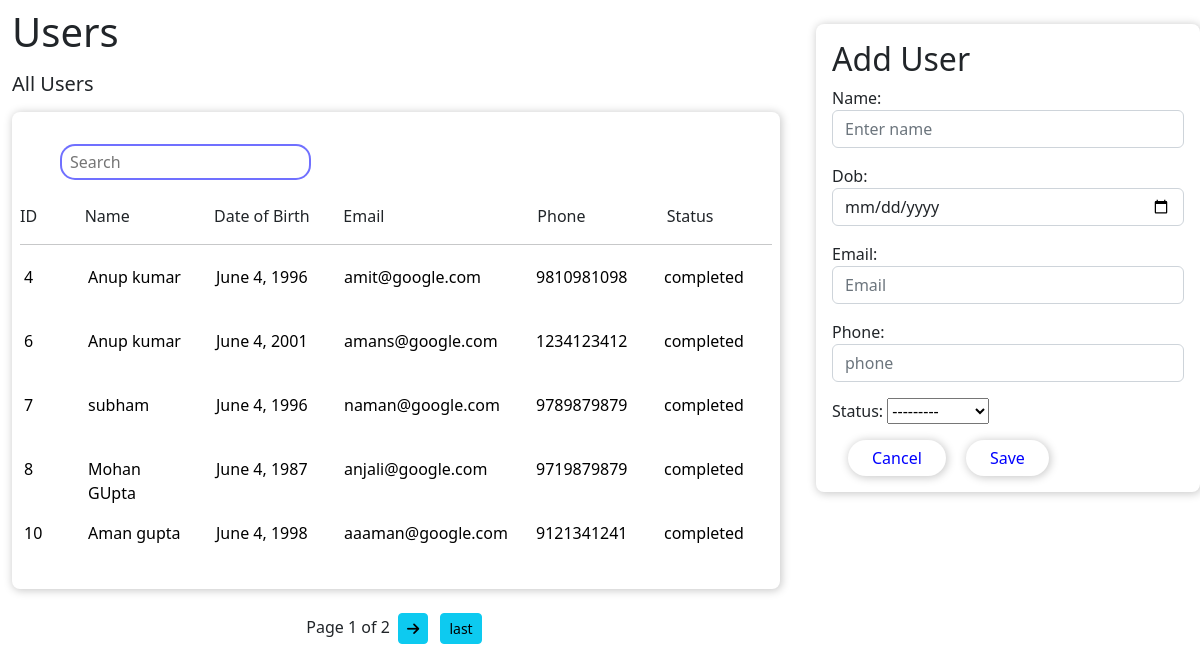
The page / on the database its author committed.
### emp/models.py (models this page shows, shortened)
class Employee(models.Model):
    name= models.CharField(max_length=250)
    dob = models.DateField()
    email = models.EmailField(max_length=150, unique=True)
    phone = models.PositiveIntegerField()
    status = models.CharField(choices=choices, max_length=10)

### emp/views.py (the view)
# urls.py: path('', views.CreateTask, name='home'),
def CreateTask(request):
    form =EmployeeForm()
    data = Employee.objects.all()
    paginator = Paginator(data, 5)
    page = request.GET.get('page')
    page_num = paginator.get_page(page)
    if request.method=='POST':
       form= EmployeeForm(request.POST)
       if form.is_valid():
         form.save()
         form= EmployeeForm()
    context={'form':form,'data':page_num}
    return render(request, 'emp/home.html', context)

### emp/forms.py (shortened to what this page needs)
class EmployeeForm(forms.ModelForm):
    class Meta:
        model = Employee
        fields = '__all__'
        widgets={
            'name':forms.TextInput(attrs=({'class':'form-control','placeholder':"Enter name"})),
            'dob':forms.DateInput(attrs=({'class':'form-control', 'type':'date'})),
            'email':forms.EmailInput(attrs=({'class':'form-control','placeholder':"Email"})),
            'phone':forms.NumberInput(attrs=({'class':'form-control','placeholder':"phone"})),
        }

### templates/emp/home.html (shortened to what this page needs)
<!doctype html>
{% load static %}
<html lang="en">
<head>
  <link href="https://cdn.jsdelivr.net/npm/bootstrap@5.2.0-beta1/dist/css/bootstrap.min.css" rel="stylesheet"
>
    <link rel="stylesheet" href="{% static 'css/index.css' %}">
</head>
<body>
  <div class="row">
    <div class="col-md-8">
      <div class="container">
        <h1 class="my-2">Users</h1>
        <h5 class="my-3">All Users</h5>
        <div class="container-fluid p-2 back">
          <div class="row my-4">
            <div class="col-7">
              <form  action="{% url 'search' %}" method="post">
                <input class="search" type="search" placeholder="Search" name="search" aria-label="Search">
              </form>
            </div>
            <div class="col-4">
            </div>
          </div>
          <div class="row my-">
            <div class="col-1">ID</div>
            <div class="col-2">Name</div>
            <div class="col-2">Date of Birth</div>
            <div class="col-3">Email</div>
            <div class="col-2">Phone</div>
            <div class="col-2">Status</div>
          </div>
          <hr>
          {% for i in data %}
          <a href="{% url 'details' i.id %}" class="details">
            <div class="row my-2 p-1">
              <div class="col-1">{{i.id}}</div>
              <div class="col-2">{{i.name}}</div>
              <div class="col-2">{{i.dob}}</div>
              <div class="col-3">{{i.email}}</div>
              <div class="col-2">{{i.phone}}</div>
              <div class="col-2">{{i.status}} </div>
            </div>
          </a>
          {% endfor %}
        </div>
        <div class="container p-4">
          <div class="pagination justify-content-center">
              <span class="step-links">
                  <span class="current">
                      Page {{ data.number }} of {{ data.paginator.num_pages }}
                  </span>
                {% if data.has_next %}
                    <a class="mx-1 btn btn-info btn-sm" href="?page={{ data.next_page_number }}"><i class="fa-solid fa-arrow-right"></i></a>
                    <a class="mx-1 btn btn-info btn-sm" href="?page={{ data.paginator.num_pages }}">last </a>
                {% endif %}
              </span>
              </div>
          </div>
      </div>
    </div>
    <div class="col-md-4">
      <form action="{% url 'home' %}" method="post" class="p-3 my-4 back">
        <h2>Add User</h2>
        {{form.as_p}}
        <input type="button" value="Cancel" class="back addBtn btn btn-outline-dark px-4 mx-3" onClick="this.form.reset()" >
        <input type="submit" value="Save" class="back addBtn btn btn-outline-primary px-4">
      </form>
    </div>
  </div>
</body>
</html>

### static/css/index.css (style rules this page uses)
* { margin: 0; padding: 0; }
.back { box-shadow: 1px 1px 9px 1px rgba(0, 0, 0, 0.205); border-radius: 8px; }
.addBtn { background-color: white; border-radius: 25px; border: none; color: blue; }
.details { text-decoration: none; list-style: none; color: black; transition: .4s ease-in-out; }
.search { padding: 5px 8px; border-radius: 15px; border: 2px solid rgba(0, 0, 255, 0.559); line-height: 15px; margin-left: 40px; }

### rows shown on the page
Employee: id "4", name "Anup kumar", dob "June 4, 1996", email "amit@google.com", phone "9810981098", status "completed"
Employee: id "6", name "Anup kumar", dob "June 4, 2001", email "amans@google.com", phone "1234123412", status "completed"
Employee: id "7", name "subham", dob "June 4, 1996", email "naman@google.com", phone "9789879879", status "completed"
Employee: id "8", name "Mohan GUpta", dob "June 4, 1987", email "anjali@google.com", phone "9719879879", status "completed"
Employee: id "10", name "Aman gupta", dob "June 4, 1998", email "aaaman@google.com", phone "9121341241", status "completed"

### other values the page prints
{{ data.number }} "1"
{{ data.paginator.num_pages }} "2"
